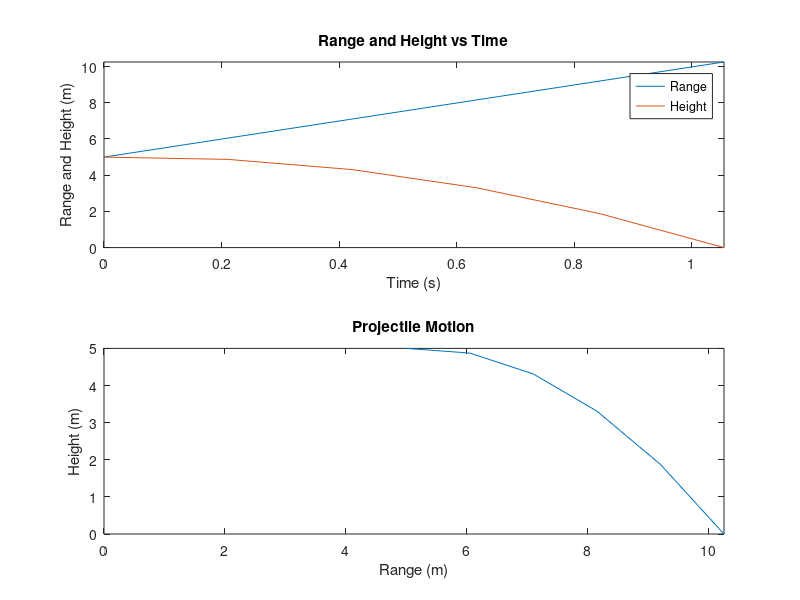

Here is the MATLAB script that generated this plot:
% Coleman Lyski
%
% September 12, 2016
%
% Lecture 4
clear; close all; home
%
% program to calculate height and range
% projectile motion
%
% variables:
% (x0,y0) - initial position
% ts - time step
% thd - firing angle in degrees
% v0 - firing velocity
% g - gravitational constant
% thr - firing angle in radians
% t - time vector
% thit - time for projectile to hit ground
% height - height of projectile
% range - distance down range of projectile
%
% input section
name = input('Enter your name ','s');
x0 = input('Enter the value for x0 in meters = ');
y0 = input('Enter the value for y0 in meters = ');
ts = input('Enter the number time steps = ');
thd = input('Enter value for firing angle in degrees = ');
v0 = input('Enter value for firing velovity in m/s = ');
g=9.81;
% engineering work
% convert to radians
thr=thd*pi/180;
% find time for projectile to hit ground
hit=roots([-.5*g v0*sin(thr) x0]);
thit=max(abs(hit));
% set time vector
t=0:thit/ts:thit;
% compute motion
height=-.5*g*t.^2+v0*sin(thr)*t+y0;
range=v0*cos(thr)*t+x0;
% output section
% plots
figure(1)
clf
subplot(2,1,1)
plot(t,range,t,height)
xlabel('Time (s)');
ylabel('Range and Height (m)');
title('Range and Height vs Time');
legend('Range','Height','location','best');
axis([0 thit 0 max(range)]);
subplot(2,1,2)
plot(range,height)
xlabel('Range (m)');
ylabel('Height (m)');
title('Projectile Motion');
axis([0 max(range) 0 max(height)])
% formatted output
fprintf('The time to hit = %0.2f seconds\n',thit)
fprintf('The maximum range = %0.2f meters\n',max(range))

